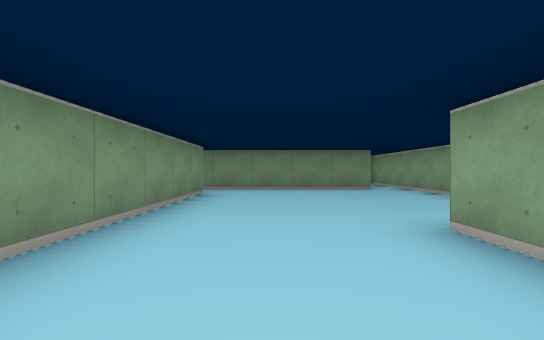
[1] (above)

16 first-person views from a walk through a cub3D maze. The camera is about half as high as the walls, looks level and sees 85° across. The floor is counted in squares. Each view is taken from the middle of a square. On the plan, view 1 faces up. The plan holds only what a view shows up to about 9 squares ahead; the rest is blank.

[2]
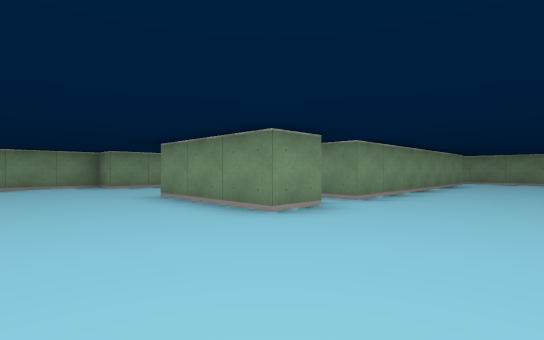

[3]
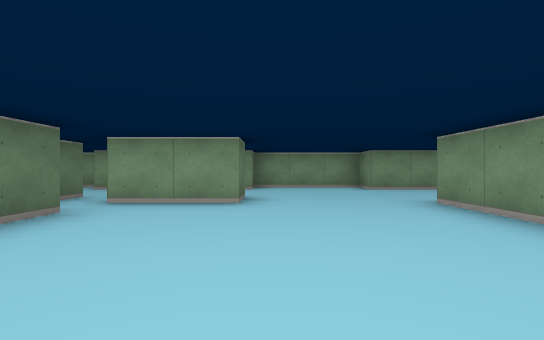

[4]
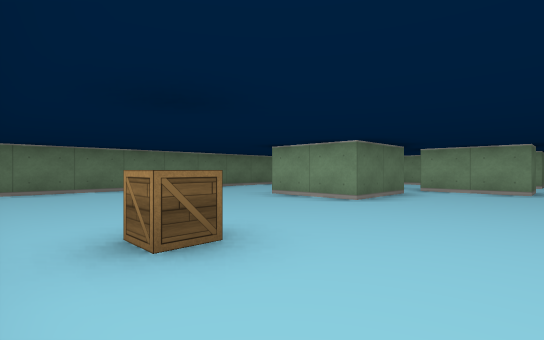

[5]
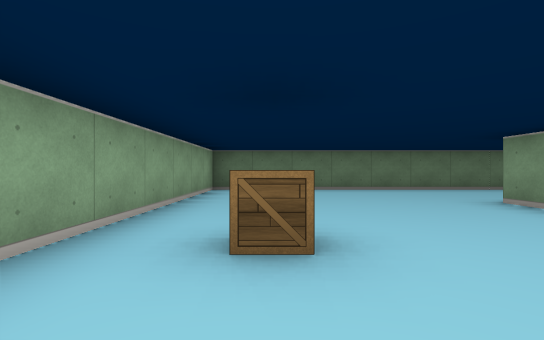

[6]
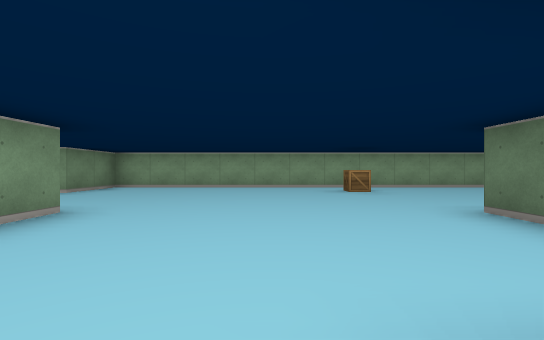

[7]
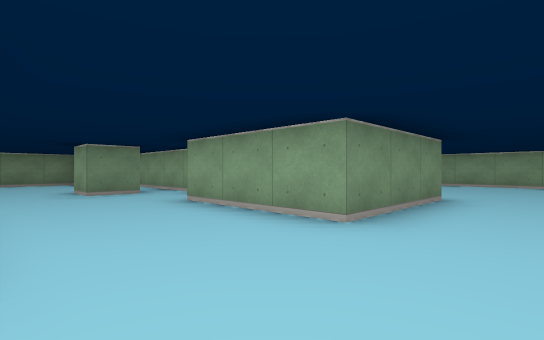

[8]
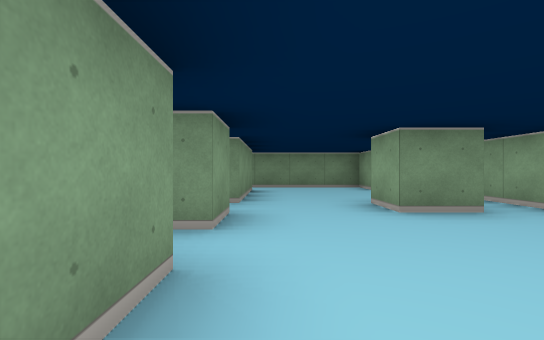

[9]
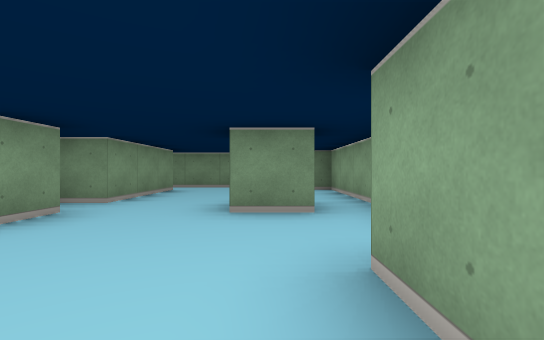

[10]
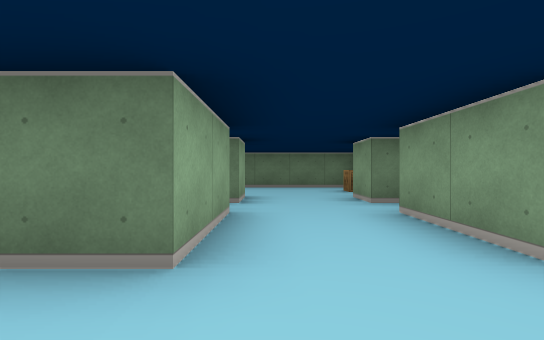

[11]
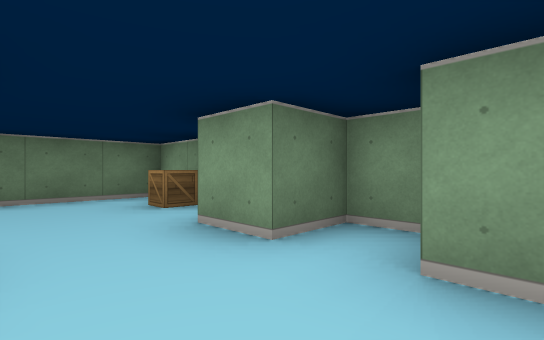

[12]
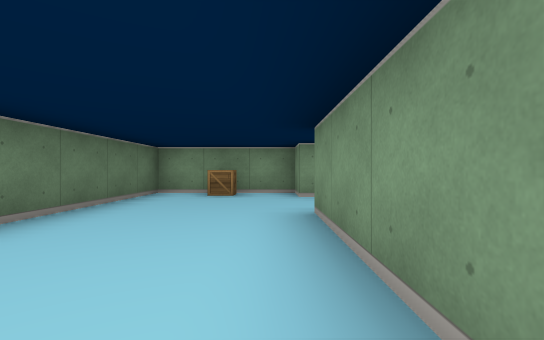

[13]
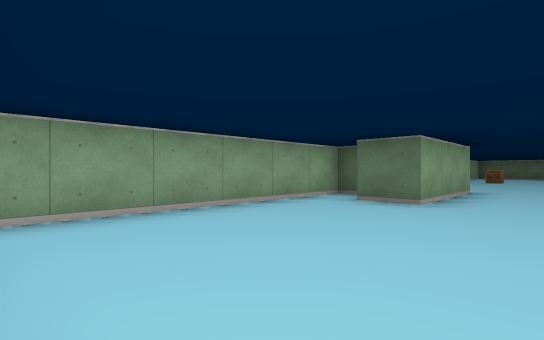

[14]
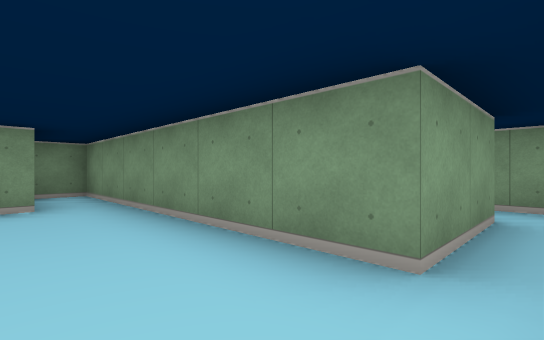

[15]
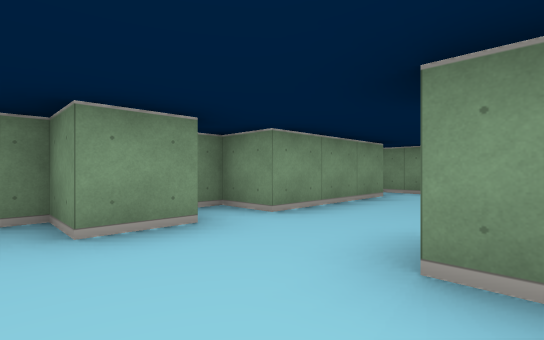

[16]
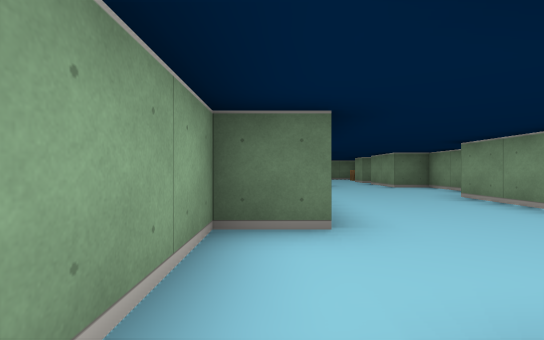

### Floor plan
Ten units are one square. View 1 is at (0, 0); x grows to the right and y downward. Boxes are objects, and circles mark ways between rooms. Rooms are numbered by the first view taken in them; rooms with no view inside come last. Other rooms are left out.
<svg viewBox="-90 -90 130 220">
<path fill="none" stroke="#000" d="M-15 15 -15 25 -45 25 -45 -5 -35 -5 -35 -65 -40 -65M-35 75 -15 75 -15 95M-55 75 -55 55 -45 55 -45 75M-44 -25 -55 -25 -55 -35M-75 -5 -75 25 -85 25 -85 55 -75 55 -75 75M-25 95 -55 95 -55 85 -49 85M30 -15 35 -15 35 -75M-75 85 -75 95 -85 95 -85 125 35 125 35 5 15 5 15 -25 25 -25M-75 -25 -75 -15 -85 -15 -85 -11M-15 -65 -15 5 -22 5M-45 -65 -45 -75 -80 -75M-75 -65 -75 -35 -85 -35 -85 -30M25 -75 -35 -75 -35 -65M-85 78 -85 85 -75 85"/>
<rect x="-85" y="105" width="10" height="10" fill="#bbb"><title>crate</title></rect>
<rect x="15" y="65" width="10" height="10" fill="#bbb"><title>crate</title></rect>
<circle cx="-50" cy="80" r="3" fill="#2a7"/>
<circle cx="-65" cy="65" r="3" fill="#2a7"/>
<circle cx="-65" cy="90" r="3" fill="#2a7"/>
<text x="-20" y="30">1</text>
<text x="-70" y="80">2</text>
</svg>
Room 1 opens to room 2.

Where each view was taken, in squares from view 1:
view 1: 0 up, 0 right, facing up
view 2: 5 down, 1 right, facing up-left
view 3: 5 down, 0 right, facing left
view 4: 5 down, 3 right, facing down-left
view 5: 5 down, 2 right, facing down
view 6: 5 down, 5 left, facing right
view 7: 4 down, 7 left, facing up-right
view 8: 1 down, 7 left, facing up
view 9: 1 down, 5 left, facing up
view 10: 4 down, 6 left, facing down
view 11: 7 down, 6 left, facing down-left
view 12: 10 down, 2 left, facing left
view 13: 7 up, 0 right, facing down-right
view 14: 6 up, 3 right, facing up-left
view 15: 1 up, 5 left, facing up-left
view 16: 3 up, 4 left, facing down
